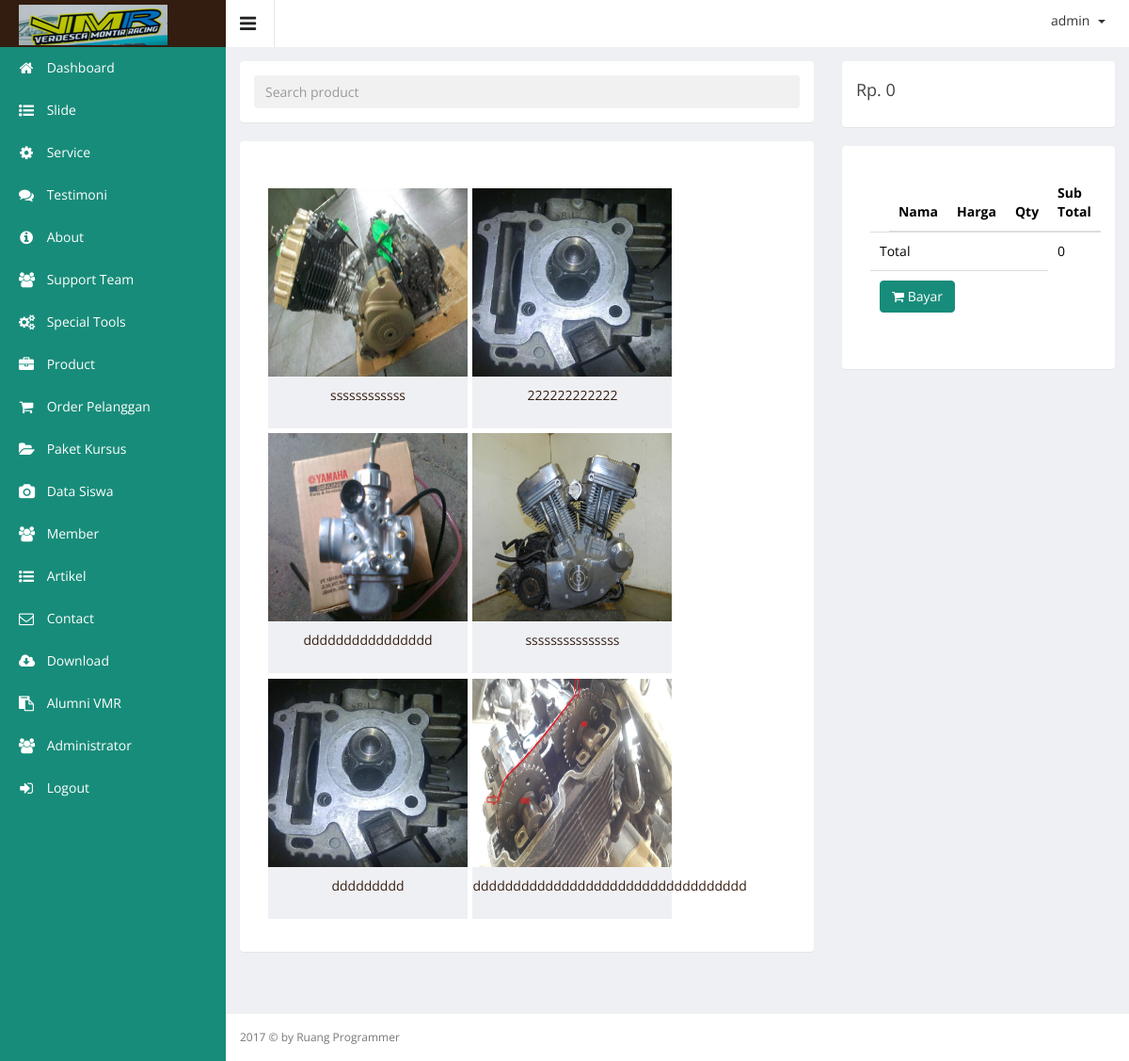
Page /admin/index.php?hal=pos (signed in) on the committed database.
### tables this page shows
CREATE TABLE `product` (
  `product_id` int(10) UNSIGNED NOT NULL,
  `product_name` varchar(100) DEFAULT NULL,
  `product_price` int(11) DEFAULT NULL,
  `product_desc` text,
  `product_images` text,
  `product_stock` int(11) DEFAULT NULL,
  `product_date` datetime DEFAULT NULL,
  `category_id` int(11) DEFAULT NULL
);

### admin/pos.php (the view, shortened to what this page needs)
<?php
$id_session = session_id();
$grand_total = mysql_query("SELECT SUM(product_price * jumlah) AS TOTAL FROM
        `product`
        INNER JOIN `orders_temp`
            ON (`product`.`product_id` = `orders_temp`.`product_id`)
                                            WHERE orders_temp.id_session='" . $id_session . "'");
$rowGrandTotal = mysql_fetch_array($grand_total);
?>
<div class="wrapper">
    <div class="row blog">
        <div class="col-md-8">
            <div class="panel">
                <div class="panel-body">
                    <input type="text" placeholder="Search product" id="keywords" class="form-control blog-search"
                           onkeyup="searchFilter()">
                </div>
            </div>
            <div class="panel">
                <div class="panel-body">
                    <div class="panel-body">
                        <div id="show_product" class="media-gal">
                            <?php $queryProduct = mysql_query("SELECT * FROM product");
                            while ($rowsProduct = mysql_fetch_array($queryProduct)) { ?>
                                <div class="images item ">
                                    <a href="cart.php?mod=basket&act=add&id=<?php echo $rowsProduct['product_id'] ?>">
                                        <img src="assets/images/product/<?php echo $rowsProduct['product_images']; ?>"
                                             alt=""/>
                                        <p><?php echo $rowsProduct['product_name']; ?> </p>
                                    </a>
                                </div>
                            <?php } ?>
                        </div>
                    </div>
                </div>
            </div>
        </div>
        <div class="col-md-4">
            <div class="panel">
                <div class="panel-body">
                    <h1>Rp. <?php echo number_format($rowGrandTotal['TOTAL'], 0, ',', '.'); ?></h1>
                </div>
            </div>
            <div class="panel">
                <div class="panel-body">
                    <div class="blog-post">
                        <div class="media">
                            <div class="panel-body">
                                <table class="table">
                                    <thead>
                                    <tr>
                                        <td></td>
                                        <th>Nama</th>
                                        <th>Harga</th>
                                        <th>Qty</th>
                                        <th>Sub Total</th>
                                    </tr>
                                    </thead>
                                    <tbody>
                                    <?php
                                    $total = 0;
                                        ?>
                                    <tr>
                                        <td colspan="4">
                                            Total
                                        </td>
                                        <td>
                                            <?php echo number_format($total, 0, ',', '.'); ?>
                                        </td>
                                    </tr>
                                    <tr>
                                        <td colspan="4" align="reight">
                                            <button class="btn btn-primary" type="submit" data-toggle="modal"
                                                    data-target="#myModal"><i class="fa fa-shopping-cart"></i> Bayar
                                            </button>
                                        </td>
                                    </tr>
                                    </tbody>
                                </table>
                            </div>
                        </div>
                    </div>
                </div>
            </div>
        </div>
    </div>
</div>

### rows in the picture
product: product_images (picture), product_name "ssssssssssss"
product: product_images (picture), product_name "222222222222"
product: product_images (picture), product_name "dddddddddddddddd"
product: product_images (picture), product_name "sssssssssssssss"
product: product_images (picture), product_name "ddddddddd"
product: product_images (picture), product_name "dddddddddddddddddddddddddddddddddd"

### other values in the picture
$_SESSION['username'] "admin"
$rowGrandTotal['TOTAL'] "0"
$total "0"
